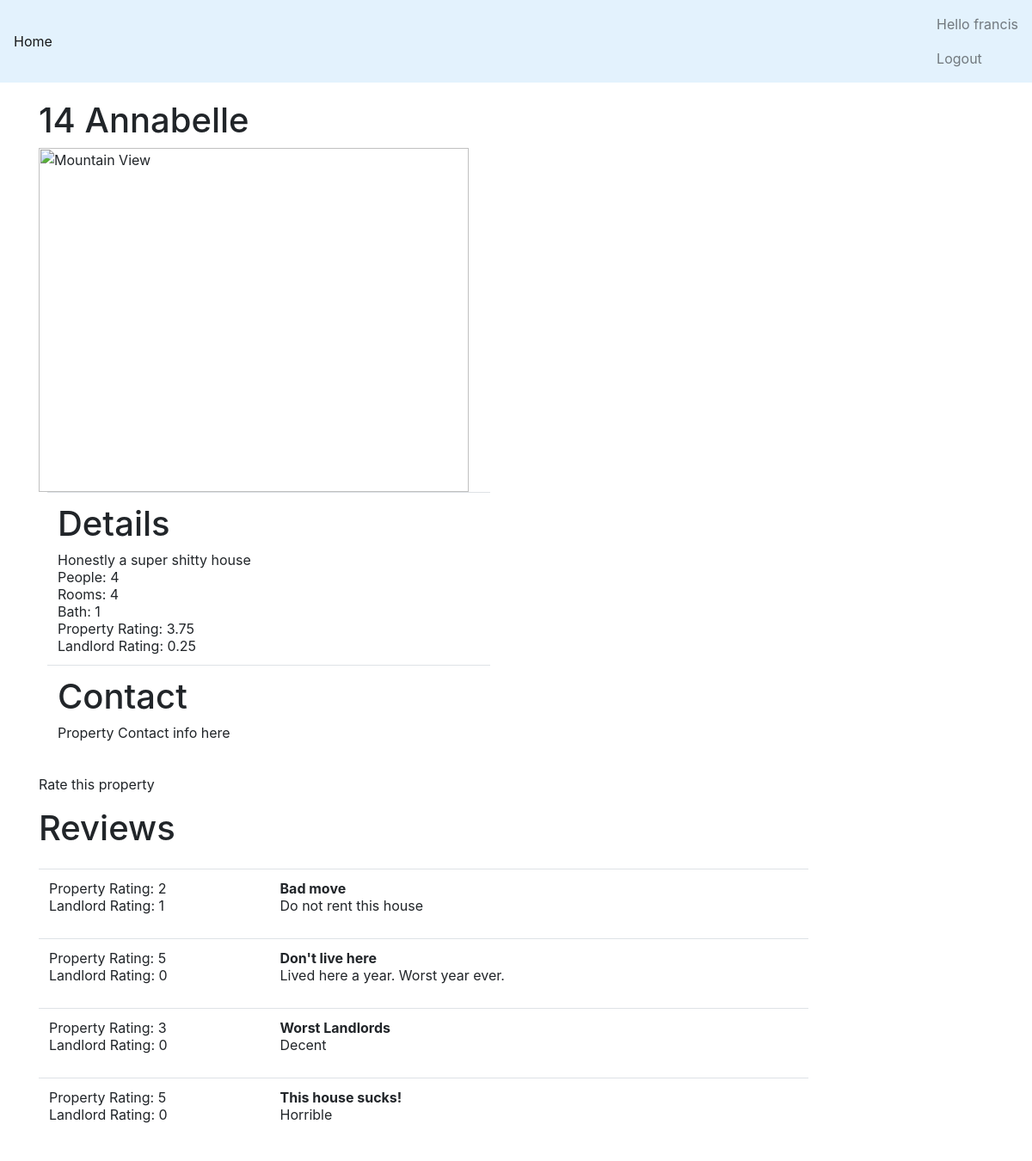
/UDEL/1/ (signed in), run on the app's committed database.
### myapp/models.py (models this page shows, shortened)
class Property(models.Model):
    propertyUniversity = models.ForeignKey(University)
    propertyAddress = models.CharField(max_length=200)
    propertyDescription = models.CharField(max_length=250)
    propertyNumRooms = models.IntegerField(default = 0)
    propertyNumBaths = models.IntegerField(default = 0)
    propertyNumPersons = models.IntegerField(default = 0)
    propertyAC = models.BooleanField(default = False)
    propertyHeat = models.BooleanField(default = False)
    propertyPorch = models.BooleanField(default = False)
    propertyBackyard = models.BooleanField(default = False)
    propertyWasherDryer = models.BooleanField(default = False)
    propertyRating = models.FloatField(default = 0.0)
    landlordRating = models.FloatField(default = 0.0)

class Review(models.Model):
	reviewPropertyRating = models.IntegerField(default = 0)
	reviewLandlordRating = models.IntegerField(default = 0)
	reviewProperty = models.ForeignKey(Property)
	reviewDescription = models.CharField(default = "",max_length = 1000)
	reviewTitle = models.CharField(default = "", max_length = 50)

### myapp/views.py (the view)
# urls.py: url(r'^(?P<universityTag>[\w\-]+)/(?P<id>[0-9]+)/$', views.detail, name='detail'),
def detail(request, universityTag, id):
	if request.method == 'POST':
		print("Gotta recognize")
	current_property = get_object_or_404(Property, pk=id)
	reviews = Review.objects.filter(reviewProperty = current_property)
	headerButtons = UserButtons(request)
	context = {'property' : current_property,'university_tag' : universityTag, 'id' : id, 'reviews' : reviews, 'user_buttons':headerButtons}
	return render(request, 'property.html', context)

### myapp/templates/property.html (shortened to what this page needs)
{% extends 'base.html' %}
{%block pagecontent %}
<div class = "container" style = "margin-top: 20px">
	{% if property  %}
	<h1> {{property.propertyAddress}} </h1>
	<div class = "row col-md-6">
<img src="https://maps.googleapis.com/maps/api/streetview?channel=ldp-publicrecord&location=12+Annabelle+St%2C+Newark%2C+DE+19711&size=665x441&client=gme-redfin&signature=n5d2FYv67BMFSfe2HFNy8TE7q-M=" alt="Mountain View" style="width:500px;height:400px;">
	</div>
	<div class = "row col-md-6">
		<table class = "table" style = "margin-left: 10px;">
		<tbody>
		<tr>
		<td>
	<h1> Details </h1>
	<div> {{property.propertyDescription}} </div>
	<div> People: {{property.propertyNumPersons}} </div>
	<div> Rooms: {{property.propertyNumRooms}} </div>
	<div> Bath: {{property.propertyNumBaths}} </div>
	<div> Property Rating: {{property.propertyRating}} </div>
	<div> Landlord Rating: {{property.landlordRating}} </div>
		</td>
		</tr>
		<tr>
		<td>
	<h1> Contact </h1>
	<div> Property Contact info here </div>
		</td>
		</tr>
		</tbody>
		</table>
</div>
</div>
{% endif %}
<div class = "container" style = "margin-top:10px; margin-bottom:10px;">
<a href="/{{university_tag}}/{{property.id}}/review">Rate this property</a>
</div>
<div class = "container" style = "margin-top:15px">
<h1> Reviews </h1>
<div class = "row col-md-10">
<table class = "table" style = "table-layout:fixed; margin-top:15px;">
	<tbody>
		{% if reviews %}
		{% for r in reviews %}
		<tr>
		<td style = "width:30%">
		<div> Property Rating: {{r.reviewPropertyRating}} </div>
		<div> Landlord Rating: {{r.reviewLandlordRating}} </div>
		</td>
		<td>
		<span style = "font-weight: 700">
			{{r.reviewTitle}}
		</span>
		<p> {{r.reviewDescription}} </p>
		</td>
		</tr>
		{% endfor %}
		{%else%}
		<div> No reviews... Yet </div>
		{%endif%}
	</tbody>
</table>
</div>
{% endblock %}

### myapp/static/myapp/styles.css (style rules this page uses)
a { color: inherit; }

### data on the page
Property: propertyAddress "14 Annabelle", propertyDescription "Honestly a super shitty house", propertyNumPersons "4", propertyNumRooms "4", propertyNumBaths "1", propertyRating "3.75", landlordRating "0.25"
Review: reviewPropertyRating "2", reviewLandlordRating "1", reviewTitle "Bad move", reviewDescription "Do not rent this house"
Review: reviewPropertyRating "5", reviewLandlordRating "0", reviewTitle "Don't live here", reviewDescription "Lived here a year. Worst year ever."
Review: reviewPropertyRating "3", reviewLandlordRating "0", reviewTitle "Worst Landlords", reviewDescription "Decent"
Review: reviewPropertyRating "5", reviewLandlordRating "0", reviewTitle "This house sucks!", reviewDescription "Horrible"

### other printed values
{{ user_buttons.loginButtonText }} "Hello francis"
{{ user_buttons.logoutButtonText }} "Logout"
